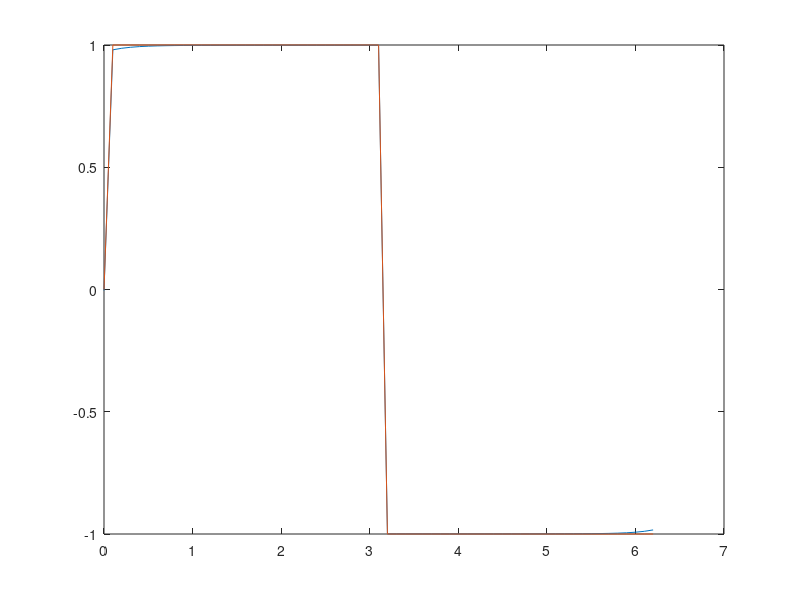
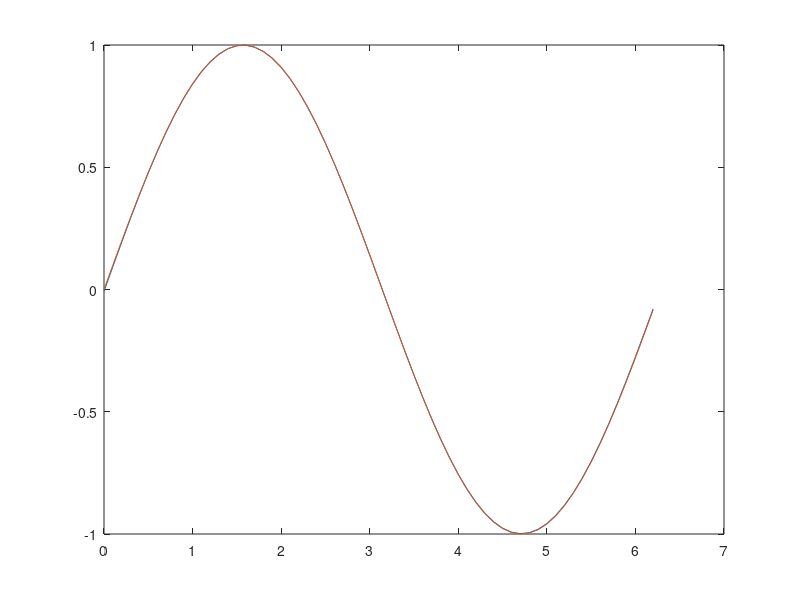

The MATLAB source for these figures, in order:
%
%3.1 Test
clear all
close all

x_input = 0:0.1:2*pi;
x_test = 6:5:61;
f_sin = (sin(x_input));
f_square = sign(f_sin);

n_nodes = 100;
epochs = 50;
eta = 0.005;
holdout = 5;

w_r = 0.1 *randn(1,n_nodes)';
w_s = 0.1 *randn(1,n_nodes)';

% mu_r = zeros(1,n_nodes)';
% mu_s = zeros(1,n_nodes)';
mu_r = linspace(0,2*pi,n_nodes)'; 
mu_s = linspace(0,2*pi,n_nodes)';

sigma_r = ones(1,n_nodes)'*1;
sigma_s = ones(1,n_nodes)'*1;

rbf_nodes_r = exp(-(x_input-mu_r).^2./(2*sigma_r));
rbf_nodes_s = exp(-(x_input-mu_s).^2./(2*sigma_s));

for k = 1:epochs

output_r = sum(w_r.*rbf_nodes_r);
output_s = sum(w_s.*rbf_nodes_s);

ksi_r = 0.5*(output_r - f_square).^2;
ksi_s = 0.5*(output_s - f_sin).^2;
    
e_r = (f_square - output_r);
e_s = (f_sin - output_s);

delta_r = eta*e_r.*rbf_nodes_r;
delta_s = eta*e_s.*rbf_nodes_s;

w_r = w_r + delta_r;
w_s = w_s + delta_s;


diff_r = mean((output_r - f_square).^2);
diff_s = mean((output_s - f_sin).^2);

output_r_update = sum(w_r.*rbf_nodes_r);
output_s_update = sum(w_s.*rbf_nodes_s);

% plot(x_input,output_r_update)
% hold on
% plot(x_input,f_square)
% hold off
% 
% drawnow
% pause(0.1)
end

plot(x_input,output_r)
hold on
plot(x_input,f_square)

figure()
plot(x_input,output_s)
hold on
plot(x_input,f_sin)

residual_r = mean(abs(output_r_update(x_test) - f_square(x_test)))
residual_s = mean(abs(output_s_update(x_test) - f_sin(x_test)))